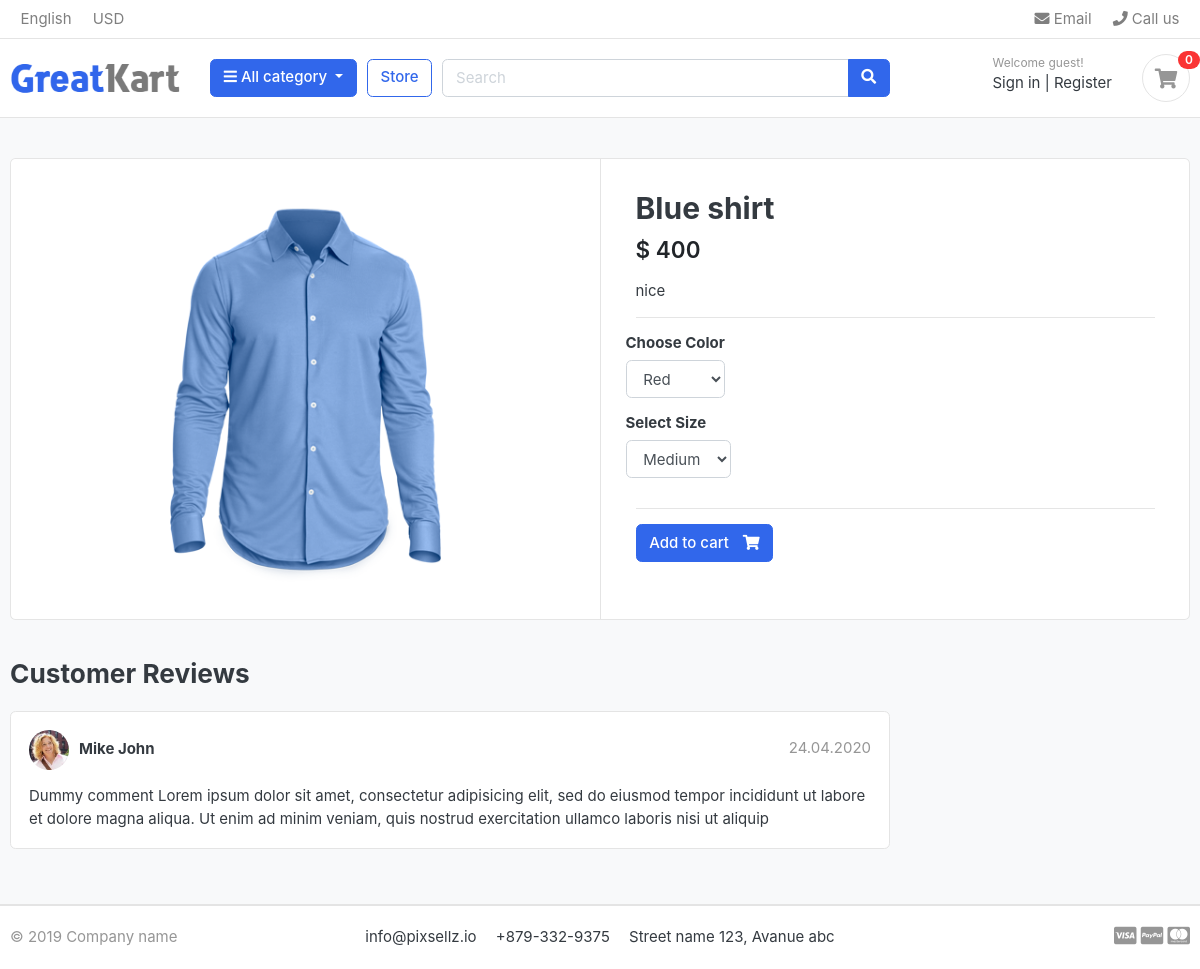
Screenshot of /store/category/shirts/blue-shirt/ with the database file from the repository.
### store/models.py (models this page shows, shortened)
class Product(models.Model):
    name=models.CharField(max_length=10)
    slug=models.SlugField(max_length=10)
    description=models.TextField(max_length=10,blank=True)
    price=models.IntegerField()
    image=models.ImageField(upload_to='photos/products')
    stock=models.IntegerField()
    is_available=models.BooleanField(default=True)
    category=models.ForeignKey(Category,on_delete=models.CASCADE)
    created_date= models.DateTimeField(auto_now_add=True)
    modified_date=models.DateTimeField(auto_now=True)

### store/views.py (the view)
# urls.py: path("category/<slug:category_slug>/<slug:product_slug>/",product_detail ,name="product_detail"),
def product_detail(request,category_slug,product_slug):
    try:
        single_product=Product.objects.get(category__slug=category_slug,slug=product_slug)
        in_cart= CartItem.objects.filter(cart__cart_id=_cart_id(request),product=single_product).exists()
    except Exception as e:
        raise e
    context={
        'single_product':single_product,
        'in_cart':in_cart
    }
    return render(request,"store/product_detail.html",context)

### carts/context_proceesor.py (called while the page is built)
def counter(request):
    cart_count=0
    if 'admin' in request.path:
        return {}
    else:
        try:
            cart =Cart.objects.filter(cart_id=_cart_id(request))
            cart_items =CartItem.objects.all().filter(cart=cart[:1])
            for cart_item in cart_items:
                cart_count+=cart_item.quantity
        except Cart.DoesNotExist:
            cart_count=0
    return dict(cart_count=cart_count)

### carts/views.py (called while the page is built)
def _cart_id(request):
    cart = request.session.session_key
    if not cart:
        cart = request.session.create()
    return cart

### category/context_processore.py (called while the page is built)
def manu_list(request):
    links=Category.objects.all()
    print("--", dict(link=links))
    return dict(link=links)

### category/models.py (called while the page is built)
    def get_url(self):
            return reverse('products_by_category',args=[self.slug])

    def __str__(self):
        return self.category_name

### store/templates/store/product_detail.html (shortened to what this page needs)
{%extends 'base.html'%}
{% load static%}
{%block content%}
<section class="section-content padding-y bg">
<div class="container">
<div class="card">
	<div class="row no-gutters">
		<aside class="col-md-6">
<article class="gallery-wrap">
	<div class="img-big-wrap">
	   <a href="#"><img src="{{single_product.image.url}}"></a>
	</div>
</article>
		</aside>
	<main class="col-md-6 border-left">
		<form action="{%url 'add_cart' single_product.id %}" method="GET">
				<article class="content-body">
				<h2 class="title">{{single_product.name}}</h2>
				<div class="mb-3">
					<var class="price h4">$ {{single_product.price}}</var>
				</div>
				<p>{{single_product.description}}</p>
				<hr>
					<div class="row">
						<div class="item-option-select">
							<h6>Choose Color</h6>
							   <select name="color" class="form-control">
							     <option value="red">Red</option>
								</select>
						</div>
					</div>
					<div class="row">
						<div class="item-option-select">
							<h6>Select Size</h6>
							<select name="size" class="form-control">
								<option value="Medium">Medium</option>
							</select>
						</div>
					</div>
					<hr>
					<article> {%if single_product.stock <= 0%}
					<h5 style ='color:red ;'>Out Of Stock</h5>
					{%else %}
					{% if in_cart %}
						<a href="#" class="btn  btn-success"> <span class="text">Added to cart</span> <i class="fas fa-check"></i>  </a>
						<a href="{%url 'cart'%}" class="btn  btn-outline-primary"> <span class="text">View cart</span> <i class="fas fa-eye"></i>  </a>
					{%else %}
						<button type="submit"  class="btn  btn-primary"> <span class="text">Add to cart</span> <i class="fas fa-shopping-cart"></i>  </button>
						{%endif%}
					{%endif%}
				</article>
			</form>
		</main>
	</div>
</div>
<br>
<div class="row">
			<div class="col-md-9">
	<header class="section-heading">
		<h3>Customer Reviews </h3>
	</header>
	<article class="box mb-3">
		<div class="icontext w-100">
			<img src="{%static './images/avatars/avatar1.jpg'%}" class="img-xs icon rounded-circle">
			<div class="text">
				<span class="date text-muted float-md-right">24.04.2020 </span>
				<h6 class="mb-1">Mike John </h6>
			</div>
		</div>
		<div class="mt-3">
			<p>
				Dummy comment Lorem ipsum dolor sit amet, consectetur adipisicing elit, sed do eiusmod
				tempor incididunt ut labore et dolore magna aliqua. Ut enim ad minim veniam,
				quis nostrud exercitation ullamco laboris nisi ut aliquip
			</p>
		</div>
	</article>
	</div>
</div>
</div>
</section>
{%endblock%}

### static/css/ui.css (style rules this page uses)
html { font-family: "Inter", sans-serif; font-size: 15px; }
.content-body { flex: 1 1 auto; padding: 2rem 2.3rem; }
.img-xs, .img-sm, .img-md, .img-lg { -o-object-fit: cover; object-fit: cover; flex-shrink: 0; flex-grow: 0; }
.img-xs { width: 40px; height: 40px; }
.padding-y { padding-top: 40px; padding-bottom: 40px; }
var { font-style: normal; }
article:after, .form-group:after { display: block; clear: both; content: ""; }
.bg { background-color: #f8f9fa; }
.section-heading { margin-bottom: 20px; margin-top: 15px; }
p:last-child { margin-bottom: 0; }
.btn .text + i { margin-left: 10px; }
.icontext { display: inline-flex; align-items: center; vertical-align: middle; }
.icontext .text { width: 100%; line-height: 1.2; }
.icontext .icon { position: relative; margin-right: 10px; flex-shrink: 0; flex-grow: 0; }
.price { font-weight: 600; color: #212529; }
.box { padding: 18px; background: #fff; border-radius: 0.37rem; border: 1px solid #e4e4e4; }
.box img { max-width: 100%; }
.gallery-wrap .img-big-wrap { margin-bottom: 10px; border-radius: 0.37rem; overflow: hidden; background-color: #fff; }
.gallery-wrap .img-big-wrap a { text-align: center; display: block; }
.gallery-wrap .img-big-wrap img { height: 450px; width: auto; display: inline-block; }
.item-option-select { margin-bottom: 1rem; display: inline-block; margin-right: 15px; }

### rows the page displays
Product: image (picture), name "Blue shirt", price "400", description "nice"

### other values shown
{{ cart_count }} "0"
